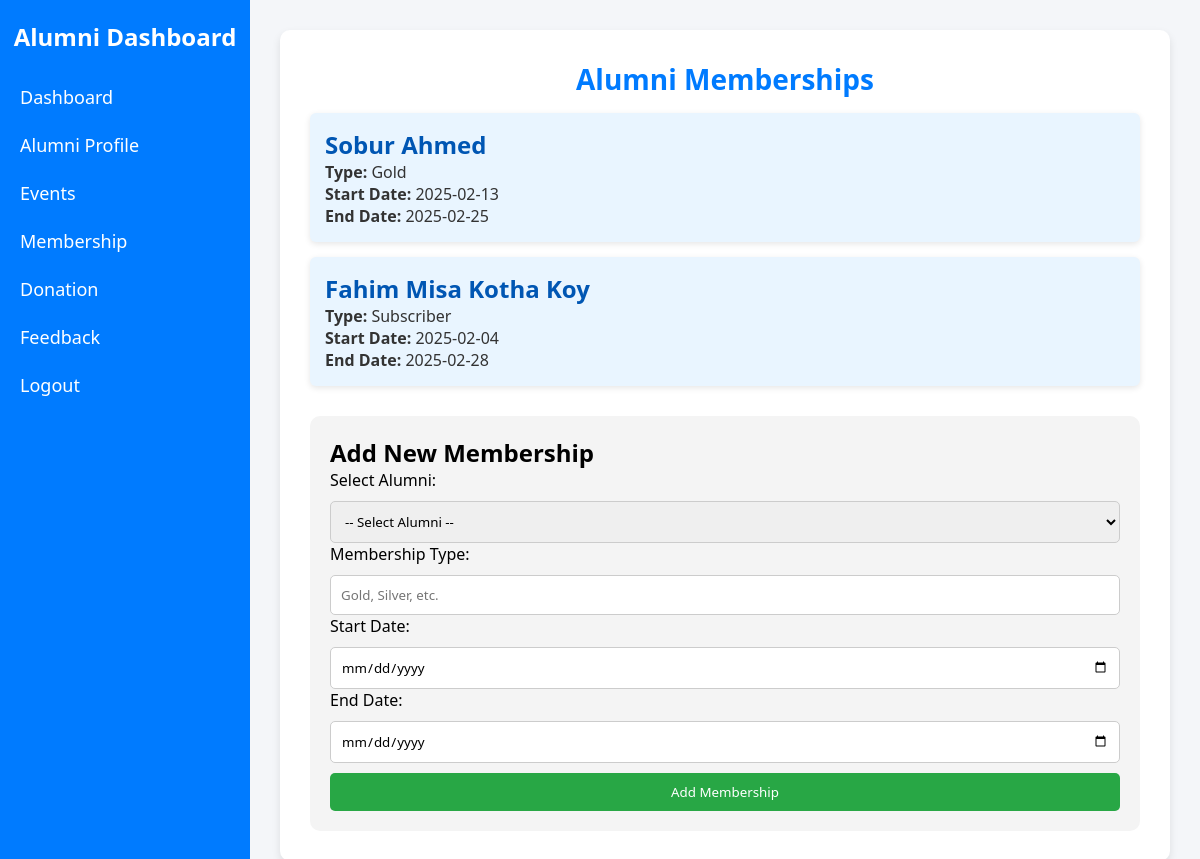
The app's page /membership.php (signed in) with its own data.
### tables this page shows
CREATE TABLE `Membership` (
  `Membership_ID` int(11) NOT NULL,
  `Alumni_ID` int(11) DEFAULT NULL,
  `Membership_Type` varchar(20) DEFAULT NULL,
  `Start_Date` date DEFAULT NULL,
  `End_Date` date DEFAULT NULL
);

CREATE TABLE `Alumni` (
  `Alumni_ID` int(11) NOT NULL,
  `First_Name` varchar(50) DEFAULT NULL,
  `Last_Name` varchar(50) DEFAULT NULL,
  `Date_of_Birth` date DEFAULT NULL,
  `Gender` varchar(10) DEFAULT NULL,
  `Email` varchar(100) DEFAULT NULL,
  `Phone_Number` varchar(15) DEFAULT NULL,
  `Address` varchar(200) DEFAULT NULL,
  `City` varchar(50) DEFAULT NULL,
  `State` varchar(50) DEFAULT NULL,
  `Country` varchar(50) DEFAULT NULL,
  `Graduation_Year` int(11) DEFAULT NULL,
  `Degree` varchar(50) DEFAULT NULL,
  `Department` varchar(50) DEFAULT NULL,
  `Current_Job_Title` varchar(100) DEFAULT NULL,
  `Company_Name` varchar(100) DEFAULT NULL
);

### membership.php (the view, shortened to what this page needs)
<?php
include 'config/database.php';
$query = "SELECT Membership.Membership_ID, Alumni.First_Name, Alumni.Last_Name, Membership.Membership_Type, Membership.Start_Date, Membership.End_Date
          FROM Membership
          JOIN Alumni ON Membership.Alumni_ID = Alumni.Alumni_ID
          ORDER BY Membership.Start_Date DESC";
$result = $conn->query($query);
?>
<!DOCTYPE html>
<html lang="en">
<head>
</head>
<body>
    <div class="sidebar">
        <h2>Alumni Dashboard</h2>
        <a href="dashboard.php">Dashboard</a>
        <a href="profile.php">Alumni Profile</a>
        <a href="events.php">Events</a>
        <a href="membership.php">Membership</a>
        <a href="donation.php">Donation</a>
        <a href="feedback.php">Feedback</a>
        <a href="logout.php" class="logout-btn">Logout</a>
    </div>
    <div class="content">
        <div class="memberships-box">
            <h1>Alumni Memberships</h1>
            <?php while ($membership = $result->fetch_assoc()): ?>
                <div class="membership">
                    <h2><?php echo htmlspecialchars($membership['First_Name'] . " " . $membership['Last_Name']); ?></h2>
                    <p><strong>Type:</strong> <?php echo htmlspecialchars($membership['Membership_Type']); ?></p>
                    <p><strong>Start Date:</strong> <?php echo htmlspecialchars($membership['Start_Date']); ?></p>
                    <p><strong>End Date:</strong> <?php echo htmlspecialchars($membership['End_Date']); ?></p>
                </div>
            <?php endwhile; ?>
            <div class="add-membership-form">
                <h2>Add New Membership</h2>
                <form action="add_membership.php" method="POST">
                    <label for="alumni">Select Alumni:</label>
                    <select name="alumni_id" required>
                        <option value="">-- Select Alumni --</option>
                    </select>
                    <label for="membership_type">Membership Type:</label>
                    <input type="text" name="membership_type" placeholder="Gold, Silver, etc." required>
                    <label for="start_date">Start Date:</label>
                    <input type="date" name="start_date" required>
                    <label for="end_date">End Date:</label>
                    <input type="date" name="end_date" required>
                    <button type="submit">Add Membership</button>
                </form>
            </div>
        </div>
    </div>
</body>
</html>

### membership.php (style rules this page uses)
* { margin: 0; padding: 0; box-sizing: border-box; font-family: 'Segoe UI', Tahoma, Geneva, Verdana, sans-serif; }
body { display: flex; min-height: 100vh; background-color: #f4f6f9; }
.sidebar { width: 250px; background-color: #007bff; color: white; padding-top: 20px; position: fixed; height: 100%; overflow-y: auto; }
.sidebar h2 { text-align: center; margin-bottom: 20px; font-size: 24px; }
.sidebar a { display: block; color: white; text-decoration: none; padding: 12px 20px; font-size: 18px; transition: background 0.3s; }
.content { margin-left: 250px; padding: 30px; flex: 1; }
.memberships-box { background: white; padding: 30px; border-radius: 10px; box-shadow: 0 4px 8px rgba(0, 0, 0, 0.1); }
.memberships-box h1 { font-size: 28px; color: #007bff; text-align: center; }
.membership { background: #e9f5ff; padding: 15px; margin-top: 15px; border-radius: 6px; box-shadow: 0 2px 6px rgba(0, 0, 0, 0.1); }
.membership h2 { color: #0056b3; }
.membership p { font-size: 16px; color: #333; }
.add-membership-form { margin-top: 30px; padding: 20px; background: #f4f4f4; border-radius: 10px; }
.add-membership-form select, .add-membership-form input { width: 100%; padding: 10px; margin-top: 10px; border: 1px solid #ccc; border-radius: 5px; }
.add-membership-form button { margin-top: 10px; padding: 10px; width: 100%; background-color: #28a745; color: white; border: none; cursor: pointer; border-radius: 5px; }

### records on screen
membership: Alumni_ID.Last_Name "Sobur Ahmed", Membership_Type "Gold", Start_Date "2025-02-13", End_Date "2025-02-25"
membership: Alumni_ID.Last_Name "Fahim Misa Kotha Koy", Membership_Type "Subscriber", Start_Date "2025-02-04", End_Date "2025-02-28"
